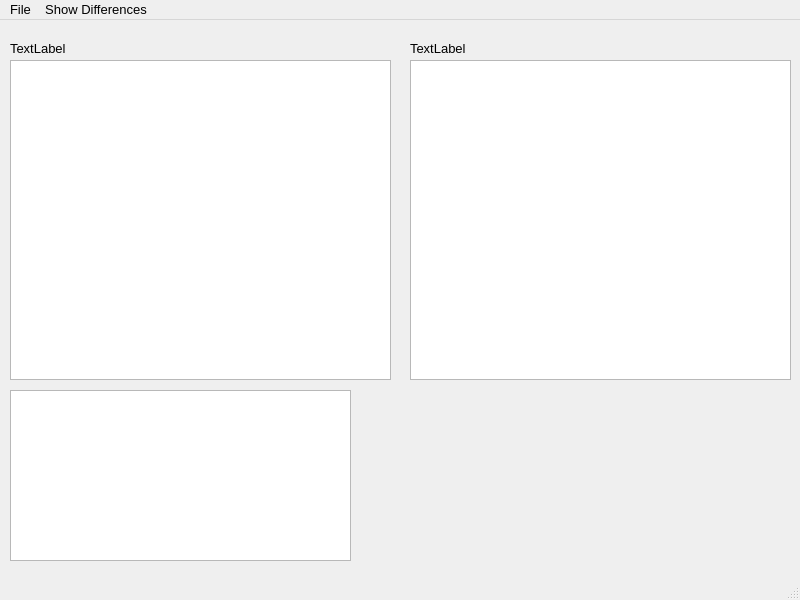
<?xml version="1.0" encoding="UTF-8"?>
<ui version="4.0">
 <class>DiffTool</class>
 <widget class="QMainWindow" name="DiffTool">
  <property name="enabled">
   <bool>true</bool>
  </property>
  <property name="geometry">
   <rect>
    <x>0</x>
    <y>0</y>
    <width>800</width>
    <height>600</height>
   </rect>
  </property>
  <property name="font">
   <font>
    <pointsize>10</pointsize>
   </font>
  </property>
  <property name="windowTitle">
   <string>MainWindow</string>
  </property>
  <widget class="QWidget" name="centralwidget">
   <property name="enabled">
    <bool>true</bool>
   </property>
   <widget class="QTableWidget" name="fileOneTableWidget">
    <property name="enabled">
     <bool>true</bool>
    </property>
    <property name="geometry">
     <rect>
      <x>10</x>
      <y>40</y>
      <width>381</width>
      <height>320</height>
     </rect>
    </property>
    <property name="showGrid">
     <bool>false</bool>
    </property>
    <property name="rowCount">
     <number>0</number>
    </property>
    <property name="columnCount">
     <number>0</number>
    </property>
    <attribute name="horizontalHeaderVisible">
     <bool>false</bool>
    </attribute>
    <attribute name="horizontalHeaderCascadingSectionResizes">
     <bool>true</bool>
    </attribute>
    <attribute name="horizontalHeaderDefaultSectionSize">
     <number>100</number>
    </attribute>
    <attribute name="horizontalHeaderHighlightSections">
     <bool>false</bool>
    </attribute>
    <attribute name="verticalHeaderCascadingSectionResizes">
     <bool>true</bool>
    </attribute>
    <attribute name="verticalHeaderDefaultSectionSize">
     <number>30</number>
    </attribute>
    <attribute name="verticalHeaderHighlightSections">
     <bool>false</bool>
    </attribute>
   </widget>
   <widget class="QTableWidget" name="fileTwoTableWidget">
    <property name="enabled">
     <bool>true</bool>
    </property>
    <property name="geometry">
     <rect>
      <x>410</x>
      <y>40</y>
      <width>381</width>
      <height>320</height>
     </rect>
    </property>
    <property name="showGrid">
     <bool>false</bool>
    </property>
    <property name="rowCount">
     <number>0</number>
    </property>
    <property name="columnCount">
     <number>0</number>
    </property>
    <attribute name="horizontalHeaderVisible">
     <bool>false</bool>
    </attribute>
    <attribute name="horizontalHeaderCascadingSectionResizes">
     <bool>true</bool>
    </attribute>
    <attribute name="horizontalHeaderDefaultSectionSize">
     <number>100</number>
    </attribute>
    <attribute name="horizontalHeaderHighlightSections">
     <bool>false</bool>
    </attribute>
    <attribute name="verticalHeaderCascadingSectionResizes">
     <bool>true</bool>
    </attribute>
    <attribute name="verticalHeaderDefaultSectionSize">
     <number>30</number>
    </attribute>
    <attribute name="verticalHeaderHighlightSections">
     <bool>false</bool>
    </attribute>
   </widget>
   <widget class="QLabel" name="fileOneLabel">
    <property name="geometry">
     <rect>
      <x>10</x>
      <y>20</y>
      <width>381</width>
      <height>16</height>
     </rect>
    </property>
    <property name="text">
     <string>TextLabel</string>
    </property>
   </widget>
   <widget class="QLabel" name="fileTwoLabel">
    <property name="geometry">
     <rect>
      <x>410</x>
      <y>20</y>
      <width>381</width>
      <height>16</height>
     </rect>
    </property>
    <property name="text">
     <string>TextLabel</string>
    </property>
   </widget>
   <widget class="QTextEdit" name="textEdit">
    <property name="geometry">
     <rect>
      <x>10</x>
      <y>370</y>
      <width>341</width>
      <height>171</height>
     </rect>
    </property>
   </widget>
  </widget>
  <widget class="QMenuBar" name="menubar">
   <property name="enabled">
    <bool>true</bool>
   </property>
   <property name="geometry">
    <rect>
     <x>0</x>
     <y>0</y>
     <width>800</width>
     <height>20</height>
    </rect>
   </property>
   <property name="font">
    <font>
     <family>MS Shell Dlg 2</family>
    </font>
   </property>
   <widget class="QMenu" name="menuFile">
    <property name="enabled">
     <bool>true</bool>
    </property>
    <property name="title">
     <string>File</string>
    </property>
    <addaction name="actionLoad_File_1"/>
    <addaction name="actionLoad_File_2"/>
   </widget>
   <widget class="QMenu" name="menuShow_Differences">
    <property name="title">
     <string>Show Differences</string>
    </property>
    <addaction name="actionFile_1_Against_File_2"/>
    <addaction name="actionFile_2_Against_File_1"/>
   </widget>
   <addaction name="menuFile"/>
   <addaction name="menuShow_Differences"/>
  </widget>
  <widget class="QStatusBar" name="statusbar"/>
  <action name="actionLoad_File_1">
   <property name="text">
    <string>Load File 1</string>
   </property>
  </action>
  <action name="actionLoad_File_2">
   <property name="text">
    <string>Load File 2</string>
   </property>
  </action>
  <action name="actionFile_1_Against_File_2">
   <property name="text">
    <string>File 1 Against File 2</string>
   </property>
  </action>
  <action name="actionFile_2_Against_File_1">
   <property name="text">
    <string>File 2 Against File 1</string>
   </property>
  </action>
 </widget>
 <resources/>
 <connections/>
</ui>
